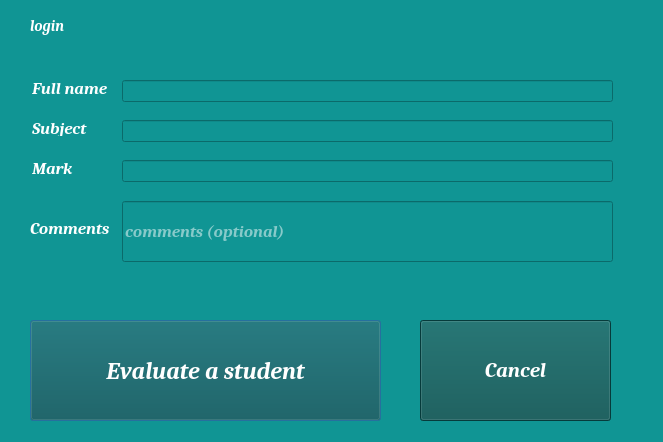
<?xml version="1.0" encoding="UTF-8"?>
<ui version="4.0">
 <class>add_mark_2</class>
 <widget class="QDialog" name="add_mark_2">
  <property name="geometry">
   <rect>
    <x>0</x>
    <y>0</y>
    <width>663</width>
    <height>442</height>
   </rect>
  </property>
  <property name="windowTitle">
   <string>Placing mark..</string>
  </property>
  <property name="styleSheet">
   <string notr="true">
background-color: rgb(16, 149, 148);

color: rgb(255, 255, 255);</string>
  </property>
  <widget class="QPushButton" name="pushButton_evaluate">
   <property name="geometry">
    <rect>
     <x>30</x>
     <y>320</y>
     <width>351</width>
     <height>101</height>
    </rect>
   </property>
   <property name="font">
    <font>
     <family>Cambria</family>
     <pointsize>18</pointsize>
     <italic>true</italic>
     <bold>true</bold>
    </font>
   </property>
   <property name="cursor">
    <cursorShape>OpenHandCursor</cursorShape>
   </property>
   <property name="styleSheet">
    <string notr="true">background-color: rgb(29, 35, 35);
background-color: rgb(9, 83, 82);
color: rgb(255, 255, 255);</string>
   </property>
   <property name="text">
    <string>Evaluate a student</string>
   </property>
  </widget>
  <widget class="QPushButton" name="pushButton_cancel">
   <property name="geometry">
    <rect>
     <x>420</x>
     <y>320</y>
     <width>191</width>
     <height>101</height>
    </rect>
   </property>
   <property name="font">
    <font>
     <family>Cambria</family>
     <pointsize>16</pointsize>
     <italic>true</italic>
     <bold>true</bold>
    </font>
   </property>
   <property name="cursor">
    <cursorShape>OpenHandCursor</cursorShape>
   </property>
   <property name="styleSheet">
    <string notr="true">background-color: rgb(29, 35, 35);
background-color: rgb(9, 83, 82);
color: rgb(255, 255, 255);</string>
   </property>
   <property name="text">
    <string>Cancel</string>
   </property>
  </widget>
  <widget class="QLabel" name="label">
   <property name="geometry">
    <rect>
     <x>30</x>
     <y>10</y>
     <width>581</width>
     <height>31</height>
    </rect>
   </property>
   <property name="font">
    <font>
     <family>Cambria</family>
     <pointsize>11</pointsize>
     <italic>true</italic>
     <bold>true</bold>
    </font>
   </property>
   <property name="styleSheet">
    <string notr="true">color: rgb(255, 255, 255);</string>
   </property>
   <property name="text">
    <string>login</string>
   </property>
  </widget>
  <widget class="QLabel" name="label_mark">
   <property name="geometry">
    <rect>
     <x>32</x>
     <y>160</y>
     <width>51</width>
     <height>16</height>
    </rect>
   </property>
   <property name="font">
    <font>
     <family>Cambria</family>
     <pointsize>13</pointsize>
     <italic>true</italic>
     <bold>true</bold>
    </font>
   </property>
   <property name="styleSheet">
    <string notr="true">color: rgb(255, 255, 255);</string>
   </property>
   <property name="text">
    <string>Mark</string>
   </property>
  </widget>
  <widget class="QLabel" name="label_students_fullname">
   <property name="geometry">
    <rect>
     <x>32</x>
     <y>80</y>
     <width>131</width>
     <height>16</height>
    </rect>
   </property>
   <property name="font">
    <font>
     <family>Cambria</family>
     <pointsize>13</pointsize>
     <italic>true</italic>
     <bold>true</bold>
    </font>
   </property>
   <property name="styleSheet">
    <string notr="true">color: rgb(255, 255, 255);</string>
   </property>
   <property name="text">
    <string>Full name</string>
   </property>
  </widget>
  <widget class="QLabel" name="label_subject">
   <property name="geometry">
    <rect>
     <x>32</x>
     <y>120</y>
     <width>61</width>
     <height>16</height>
    </rect>
   </property>
   <property name="font">
    <font>
     <family>Cambria</family>
     <pointsize>13</pointsize>
     <italic>true</italic>
     <bold>true</bold>
    </font>
   </property>
   <property name="styleSheet">
    <string notr="true">color: rgb(255, 255, 255);</string>
   </property>
   <property name="text">
    <string>Subject</string>
   </property>
  </widget>
  <widget class="QLabel" name="label_comments">
   <property name="geometry">
    <rect>
     <x>30</x>
     <y>220</y>
     <width>81</width>
     <height>16</height>
    </rect>
   </property>
   <property name="font">
    <font>
     <family>Cambria</family>
     <pointsize>13</pointsize>
     <italic>true</italic>
     <bold>true</bold>
    </font>
   </property>
   <property name="styleSheet">
    <string notr="true">color: rgb(255, 255, 255);</string>
   </property>
   <property name="text">
    <string>Comments</string>
   </property>
  </widget>
  <widget class="QLineEdit" name="lineEdit_full_name">
   <property name="geometry">
    <rect>
     <x>122</x>
     <y>80</y>
     <width>491</width>
     <height>22</height>
    </rect>
   </property>
   <property name="font">
    <font>
     <family>Cambria</family>
     <pointsize>13</pointsize>
     <italic>true</italic>
     <bold>true</bold>
    </font>
   </property>
   <property name="styleSheet">
    <string notr="true">color: rgb(255, 255, 255);</string>
   </property>
   <property name="readOnly">
    <bool>true</bool>
   </property>
  </widget>
  <widget class="QLineEdit" name="lineEdit_comment">
   <property name="geometry">
    <rect>
     <x>122</x>
     <y>201</y>
     <width>491</width>
     <height>61</height>
    </rect>
   </property>
   <property name="font">
    <font>
     <family>Cambria</family>
     <pointsize>13</pointsize>
     <italic>true</italic>
     <bold>true</bold>
    </font>
   </property>
   <property name="styleSheet">
    <string notr="true">color: rgb(255, 255, 255);</string>
   </property>
   <property name="placeholderText">
    <string>comments (optional)</string>
   </property>
  </widget>
  <widget class="QLineEdit" name="lineEdit_subjectName">
   <property name="geometry">
    <rect>
     <x>122</x>
     <y>120</y>
     <width>491</width>
     <height>22</height>
    </rect>
   </property>
   <property name="font">
    <font>
     <family>Cambria</family>
     <pointsize>13</pointsize>
     <italic>true</italic>
     <bold>true</bold>
    </font>
   </property>
   <property name="styleSheet">
    <string notr="true">color: rgb(255, 255, 255);</string>
   </property>
   <property name="readOnly">
    <bool>true</bool>
   </property>
  </widget>
  <widget class="QLineEdit" name="lineEdit_mark">
   <property name="geometry">
    <rect>
     <x>122</x>
     <y>160</y>
     <width>491</width>
     <height>22</height>
    </rect>
   </property>
   <property name="font">
    <font>
     <family>Cambria</family>
     <pointsize>13</pointsize>
     <italic>true</italic>
     <bold>true</bold>
    </font>
   </property>
   <property name="styleSheet">
    <string notr="true">color: rgb(255, 255, 255);</string>
   </property>
  </widget>
 </widget>
 <tabstops>
  <tabstop>lineEdit_mark</tabstop>
  <tabstop>lineEdit_comment</tabstop>
  <tabstop>pushButton_evaluate</tabstop>
  <tabstop>pushButton_cancel</tabstop>
  <tabstop>lineEdit_subjectName</tabstop>
  <tabstop>lineEdit_full_name</tabstop>
 </tabstops>
 <resources/>
 <connections/>
</ui>
